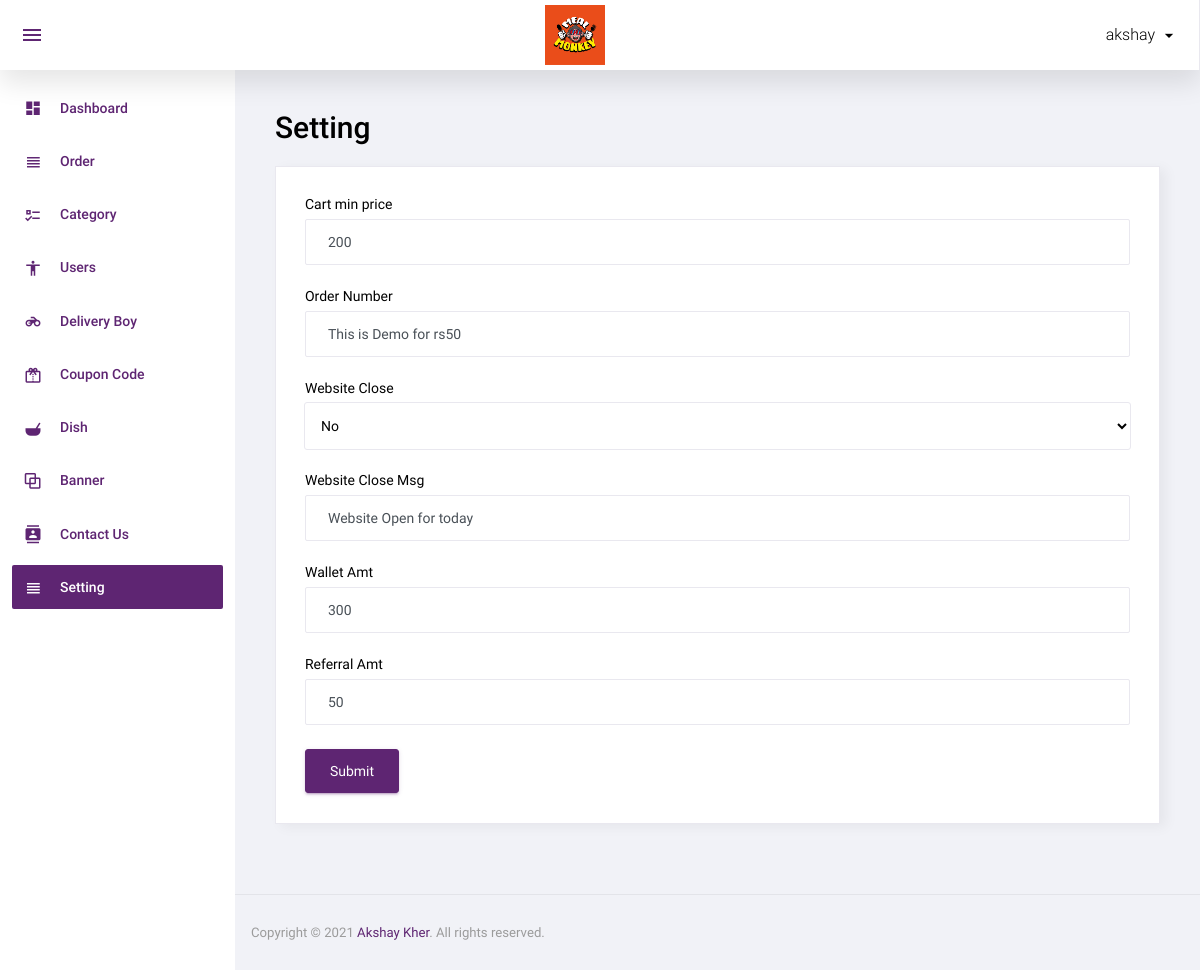
/admin/setting.php (signed in), run on the app's committed database.
### tables this page shows
CREATE TABLE `setting` (
  `id` int(11) NOT NULL,
  `cart_min_price` int(11) NOT NULL,
  `cart_min_price_msg` varchar(250) NOT NULL,
  `website_close` int(11) NOT NULL,
  `wallet_amt` int(11) NOT NULL,
  `website_close_msg` varchar(250) NOT NULL,
  `referral_amt` int(11) NOT NULL
);

### admin/setting.php (the view, shortened to what this page needs)
<?php
include('top.php');
$row=mysqli_fetch_assoc(mysqli_query($con,"select * from setting where id='1'"));
$cart_min_price=$row['cart_min_price'];
$cart_min_price_msg=$row['cart_min_price_msg'];
$website_close=$row['website_close'];
$website_close_msg=$row['website_close_msg'];
$wallet_amt=$row['wallet_amt'];
$referral_amt=$row['referral_amt'];
$websiteCloseArr=array('No','Yes');
?>
<div class="row">
			<h1 class="grid_title ml10 ml15">Setting</h1>
            <div class="col-12 grid-margin stretch-card">
              <div class="card">
                <div class="card-body">
                  <form class="forms-sample" method="post">
                    <div class="form-group">
                      <label for="exampleInputName1">Cart min price</label>
                      <input type="text" class="form-control" placeholder="Cart min price" name="cart_min_price" required value="<?php echo $cart_min_price?>">
                    </div>
                    <div class="form-group">
                      <label for="exampleInputEmail3" required>Order Number</label>
                      <input type="textbox" class="form-control" placeholder="Cart min price msg" name="cart_min_price_msg"  value="<?php echo $cart_min_price_msg?>">
                    </div>
					<div class="form-group">
                      <label for="exampleInputEmail3" required>Website Close</label>
                      <select name="website_close" class="form-control">
						<?php foreach($websiteCloseArr as $key=>$val){
							if($website_close==$key){
								echo "<option value='$key' selected='selected'>$val</option>";
							}else{
								echo "<option value='$key'>$val</option>";
							}
						} ?>
                    </div>
					<div class="form-group">
                      <label for="exampleInputEmail3" required>Website Close Msg</label>
                      <input type="textbox" class="form-control" placeholder="Website close msg" name="website_close_msg"  value="<?php echo $website_close_msg?>">
                    </div>
					<div class="form-group">
                      <label for="exampleInputEmail3" required>Wallet Amt</label>
                      <input type="textbox" class="form-control" placeholder="Website close msg" name="wallet_amt"  value="<?php echo $wallet_amt?>">
                    </div>
					<div class="form-group">
                      <label for="exampleInputEmail3" required>Referral Amt</label>
                      <input type="textbox" class="form-control" placeholder="Website close msg" name="referral_amt"  value="<?php echo $referral_amt?>">
                    </div>
                    <button type="submit" class="btn btn-primary mr-2" name="submit">Submit</button>
                  </form>
                </div>
              </div>
            </div>
		 </div>
<?php include('footer.php');?>

### data on the page
setting: cart_min_price "200", cart_min_price_msg "This is Demo for rs50", website_close "No", website_close_msg "Website Open for today", wallet_amt "300", referral_amt "50"

### other printed values
$_SESSION['ADMIN_USER'] "akshay"
